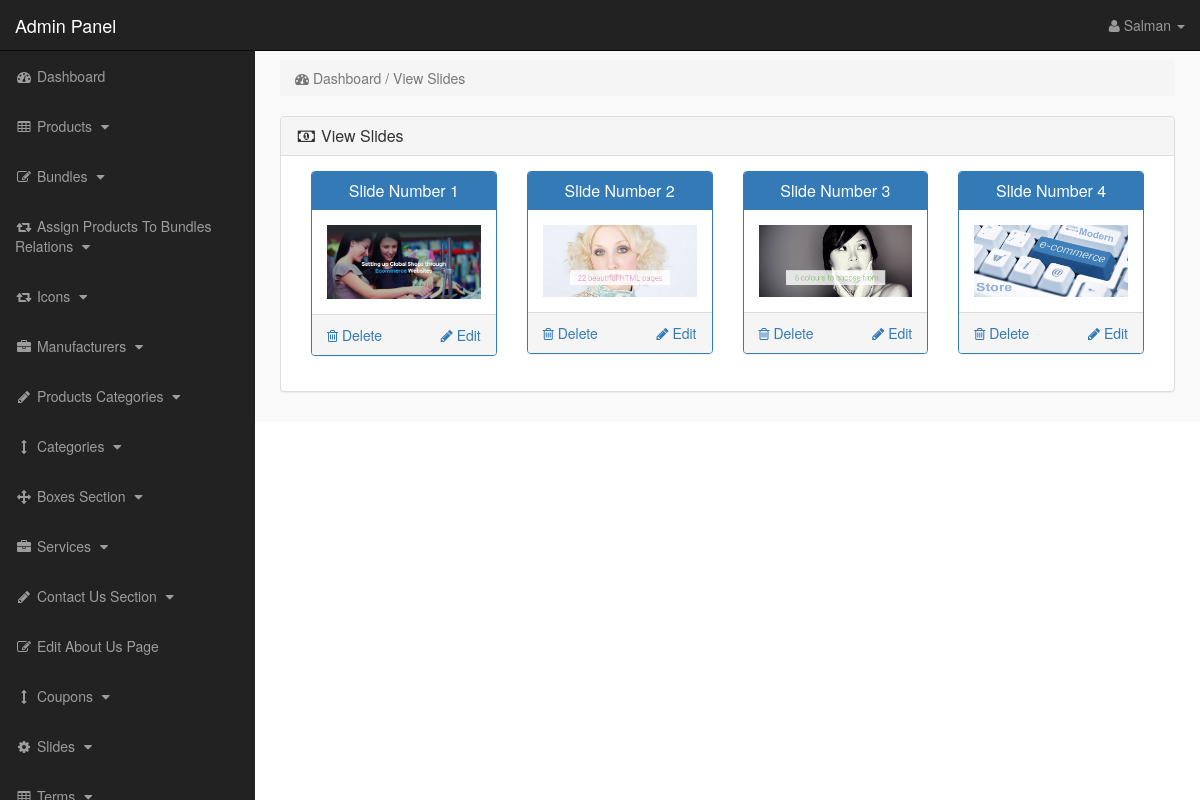
Screenshot of /admin_area/index.php?view_slides (signed in) with the database file from the repository.
### tables this page shows
CREATE TABLE IF NOT EXISTS `slider` (
  `slide_id` int(10) NOT NULL,
  `slide_name` varchar(255) NOT NULL,
  `slide_image` text NOT NULL,
  `slide_url` varchar(255) NOT NULL
);

### admin_area/view_slides.php (the view)
<?php
if(!isset($_SESSION['admin_email'])){
echo "<script>window.open('login.php','_self')</script>";
}
else {
?>
<div class="row">
<div class="col-lg-12">
<ol class="breadcrumb">
<li class="active">
<i class="fa fa-dashboard"></i> Dashboard / View Slides
</li>
</ol>
</div>
</div>
<div class="row">
<div class="col-lg-12">
<div class="panel panel-default">
<div class="panel-heading">
<h3 class="panel-title">
<i class="fa fa-money fa-fw"></i> View Slides
</h3>
</div>
<div class="panel-body" >
<?php
$get_slides = "select * from slider";
$run_slides = mysqli_query($con,$get_slides);
while($row_slides=mysqli_fetch_array($run_slides)){
$slide_id = $row_slides['slide_id'];
$slide_name = $row_slides['slide_name'];
$slide_image = $row_slides['slide_image'];
?>
<div class="col-lg-3 col-md-3" >
<div class="panel panel-primary" >
<div class="panel-heading" >
<h3 class="panel-title" align="center" >
<?php echo $slide_name; ?>
</h3>
</div>
<div class="panel-body" >
<img src="slides_images/<?php echo $slide_image; ?>" class="img-responsive" >
</div>
<div class="panel-footer" >
<center>
<a href="index.php?delete_slide=<?php echo $slide_id; ?>" class="pull-left" >
<i class="fa fa-trash-o" ></i> Delete
</a>
<a href="index.php?edit_slide=<?php echo $slide_id; ?>" class="pull-right" >
<i class="fa fa-pencil" ></i> Edit
</a>
<div class="clearfix" >
</div>
</center>
</div>
</div>
</div>
<?php } ?>
</div>
</div>
</div>
</div>
<?php } ?>

### admin_area/includes/sidebar.php (shortened to what this page needs)
<?php
if(!isset($_SESSION['admin_email'])){
echo "<script>window.open('login.php','_self')</script>";
}
else {
?>
<nav class="navbar navbar-inverse navbar-fixed-top" >
<div class="navbar-header" >
<a class="navbar-brand" href="index.php?dashboard" >Admin Panel</a>
</div>
<ul class="nav navbar-right top-nav" >
<li class="dropdown" >
<a href="#" class="dropdown-toggle" data-toggle="dropdown" >
<i class="fa fa-user" ></i>
<?php echo $admin_name; ?> <b class="caret" ></b>
</a>
</li>
</ul>
<div class="collapse navbar-collapse navbar-ex1-collapse">
<ul class="nav navbar-nav side-nav">
<li>
<a href="index.php?dashboard">
<i class="fa fa-fw fa-dashboard"></i> Dashboard
</a>
</li>
<li>
<a href="#" data-toggle="collapse" data-target="#products">
<i class="fa fa-fw fa-table"></i> Products
<i class="fa fa-fw fa-caret-down"></i>
</a>
</li>
<li>
<a href="#" data-toggle="collapse" data-target="#bundles">
<i class="fa fa-fw fa-edit"></i> Bundles
<i class="fa fa-fw fa-caret-down"></i>
</a>
</li>
<li>
<a href="#" data-toggle="collapse" data-target="#relations">
<i class="fa fa-fw fa-retweet"></i> Assign Products To Bundles Relations
<i class="fa fa-fw fa-caret-down"></i>
</a>
</li>
<li>
<a href="#" data-toggle="collapse" data-target="#icons">
<i class="fa fa-fw fa-retweet"> </i> Icons
<i class="fa fa-fw fa-caret-down" ></i>
</a>
</li>
<li>
<a href="#" data-toggle="collapse" data-target="#manufacturers">
<i class="fa fa-fw fa-briefcase"></i> Manufacturers
<i class="fa fa-fw fa-caret-down"></i>
</a>
</li>
<li>
<a href="#" data-toggle="collapse" data-target="#p_cat">
<i class="fa fa-fw fa-pencil"></i> Products Categories
<i class="fa fa-fw fa-caret-down"></i>
</a>
</li>
<li>
<a href="#" data-toggle="collapse" data-target="#cat">
<i class="fa fa-fw fa-arrows-v"></i> Categories
<i class="fa fa-fw fa-caret-down"></i>
</a>
</li>
<li>
<a href="#" data-toggle="collapse" data-target="#boxes">
<i class="fa fa-fw fa-arrows"></i> Boxes Section
<i class="fa fa-fw fa-caret-down"></i>
</a>
</li>
<li>
<a href="#" data-toggle="collapse" data-target="#services">
<i class="fa fa-fw fa-briefcase"></i> Services
<i class="fa fa-fw fa-caret-down"></i>
</a>
</li>
<li>
<a href="#" data-toggle="collapse" data-target="#contact_us">
<i class="fa fa-fw fa-pencil"> </i> Contact Us Section
<i class="fa fa-fw fa-caret-down"></i>
</a>
</li>
<li>
<a href="index.php?edit_about_us">
<i class="fa fa-fw fa-edit"></i> Edit About Us Page
</a>
</li>
<li>
<a href="#" data-toggle="collapse" data-target="#coupons">
<i class="fa fa-fw fa-arrows-v"></i> Coupons
<i class="fa fa-fw fa-caret-down"></i>
</a>
</li>
<li>
<a href="#" data-toggle="collapse" data-target="#slides">
<i class="fa fa-fw fa-gear"></i> Slides
<i class="fa fa-fw fa-caret-down"></i>
</a>
</li>
<li>
<a href="#" data-toggle="collapse" data-target="#terms" >
<i class="fa fa-fw fa-table"></i> Terms
<i class="fa fa-fw fa-caret-down"></i>
</a>
</li>
</ul>
</div>
</nav>
<?php } ?>

### admin_area/css/style.css (style rules this page uses)
body { margin-top:100px; }
@media (min-width: 768px) { body { margin-top:50px; } }
.top-nav { padding:0 15px; }
.top-nav>li { display:inline-block; float:left; }
.top-nav>li>a { padding-top:15px; padding-bottom:15px; line-height:20px; color:#999; }
@media (min-width: 768px) { .side-nav { position:fixed; top:51px; width:255px; border-radius:0; overflow-y:auto; background-color: #222; bottom:0; overflow-x:hidden; padding-bottom:40px; } }
@media (min-width: 768px) { .side-nav>li>a { width:255px; } }
.panel-body { border-radius:5px; }

### rows the page displays
slider: slide_name "Slide Number 1", slide_image (picture)
slider: slide_name "Slide Number 2", slide_image (picture)
slider: slide_name "Slide Number 3", slide_image (picture)
slider: slide_name "Slide Number 4", slide_image (picture)

### other values shown
$admin_name "Salman"
